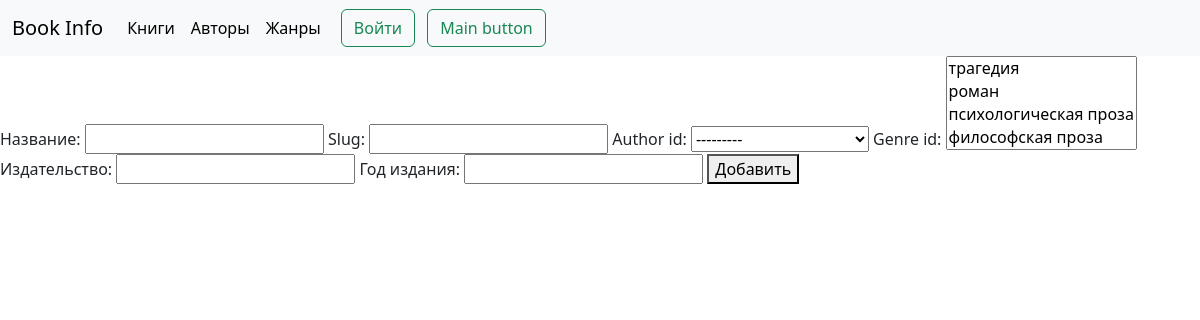
Page /book_create/ on the earlier database version.
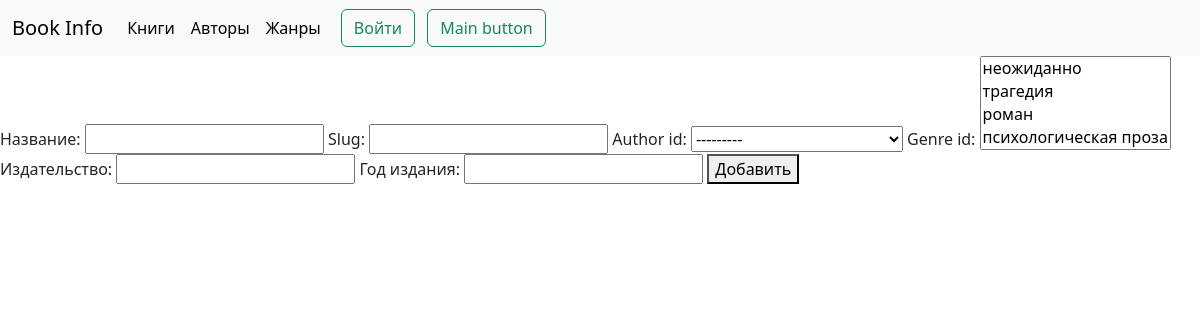
Same page on the later database version.
### book/models.py (models this page shows)
class Author(models.Model):
    author_id = models.AutoField(primary_key=True)
    name = models.CharField('Имя', max_length=255)
    surname = models.CharField('Фамилия', max_length=255)
    date_birth = models.DateField('Дата рождения', blank=True, null=True)
    slug = models.SlugField(
        max_length=255,
        unique=True,
        null=False,
        blank=False)
    def __str__(self):
        return (self.name + ' ' + self.surname)

class Genre(models.Model):
    genre_id = models.AutoField(primary_key=True)
    name = models.CharField('Жанр', max_length=255)
    def __str__(self):
        return self.name

### book/views.py (the view)
# urls.py: path('book_create/', views.BookCreate.as_view(), name='book_create'),
class BookCreate(TitleMixin, CreateView):
    model = models.Book
    template_name = 'book/book_create.html'
    form_class = forms.BookCreate
    success_url = reverse_lazy('book:book_list')

### book/forms.py
class BookCreate(forms.ModelForm):
    class Meta:
        model = models.Book
        fields = '__all__'

### book/views.py (called while the page is built)
    def get_title(self):
        return self.title

    def get_context_data(self, **kwargs):
        context = super().get_context_data(**kwargs)
        context['title'] = self.get_title()
        return context

### book/templates/book/book_create.html (shortened to what this page needs)
{% extends 'book/base.html'%}
{% block content %}
<form action="{% url 'book:book_create' %}" method="POST">
    {{ form.title.label_tag }}
    {{ form.title }}
    {{ form.slug.label_tag }}
    {{ form.slug }}
    {{ form.author_id.label_tag }}
    {{ form.author_id }}
    {{ form.genre_id.label_tag }}
    {{ form.genre_id }}
    {{ form.publishing_house.label_tag }}
    {{ form.publishing_house }}
    {{ form.year_publishing.label_tag }}
    {{ form.year_publishing }}
    <button type="submit">Добавить</button>
</form>
{% endblock %}

Differences in the rows shown:
no longer on this page (row unchanged): Genre: genre_id "трагедия / роман / психологическая проза / философская проза"
added Genre: genre_id "неожиданно / трагедия / роман / психологическая проза"
